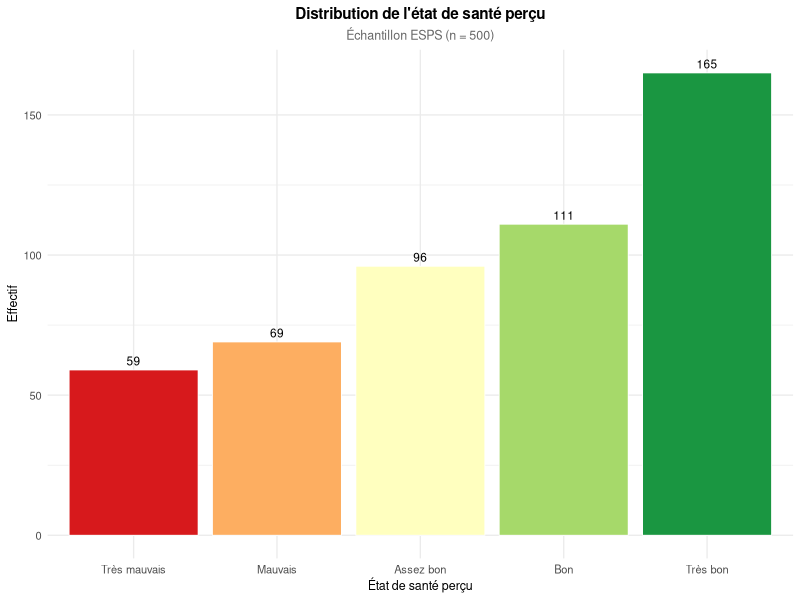
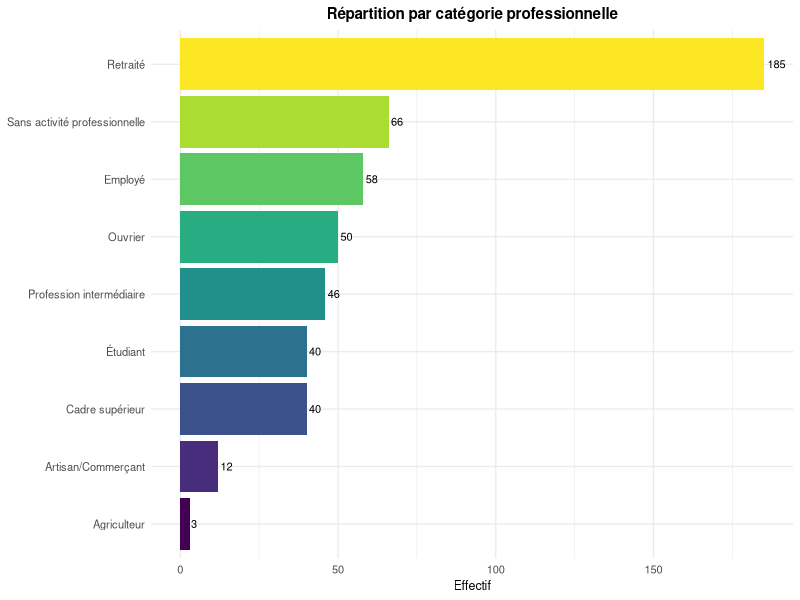
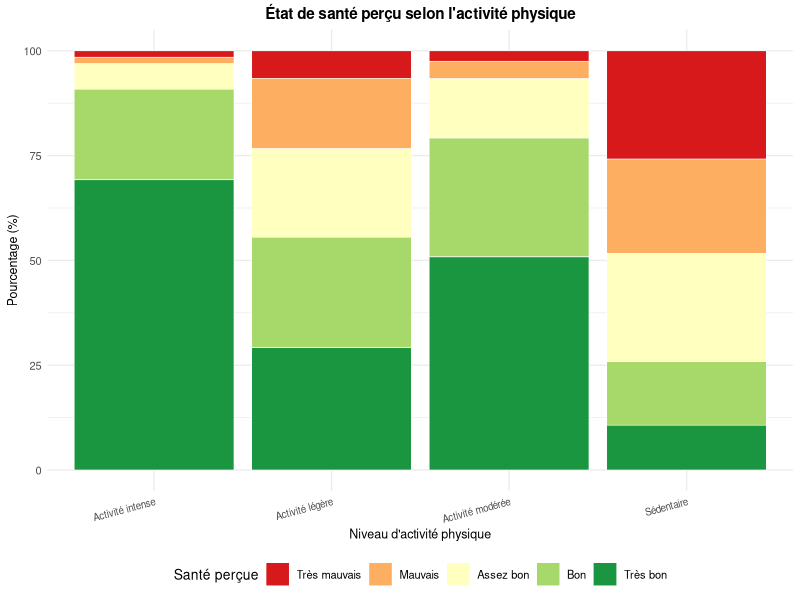
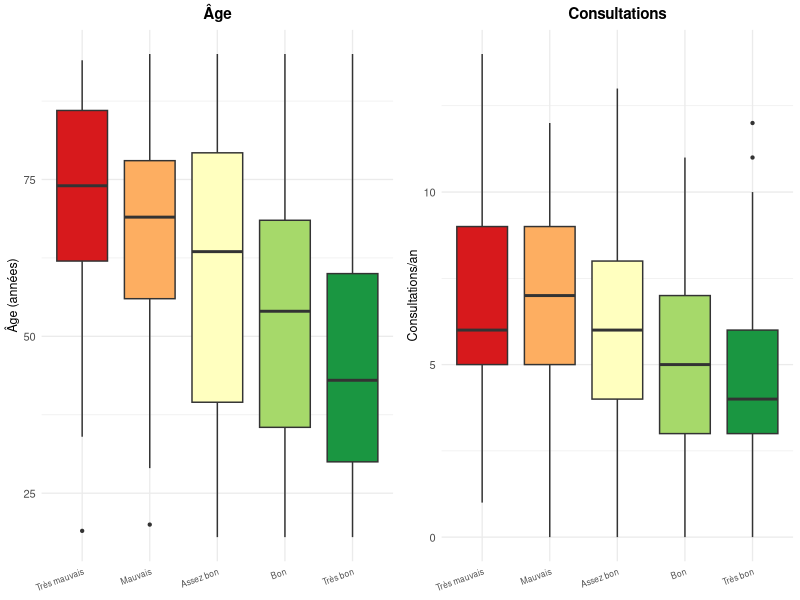
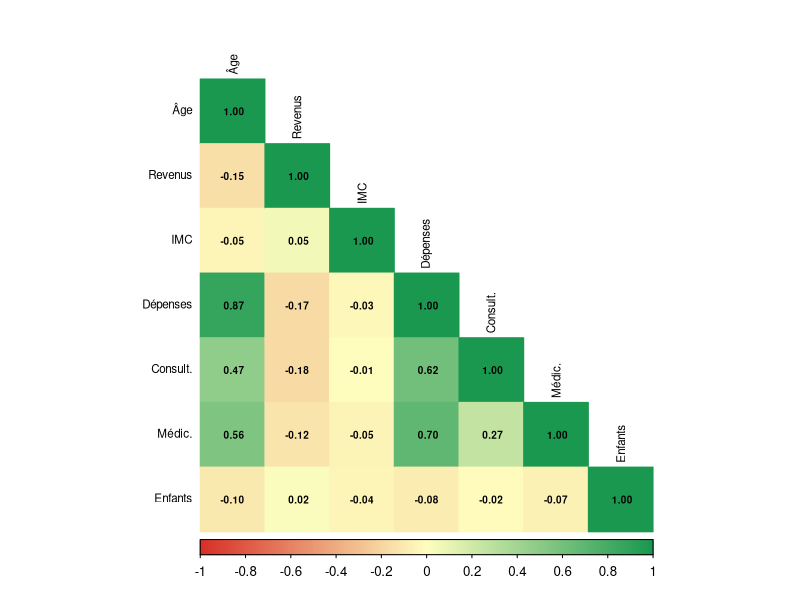
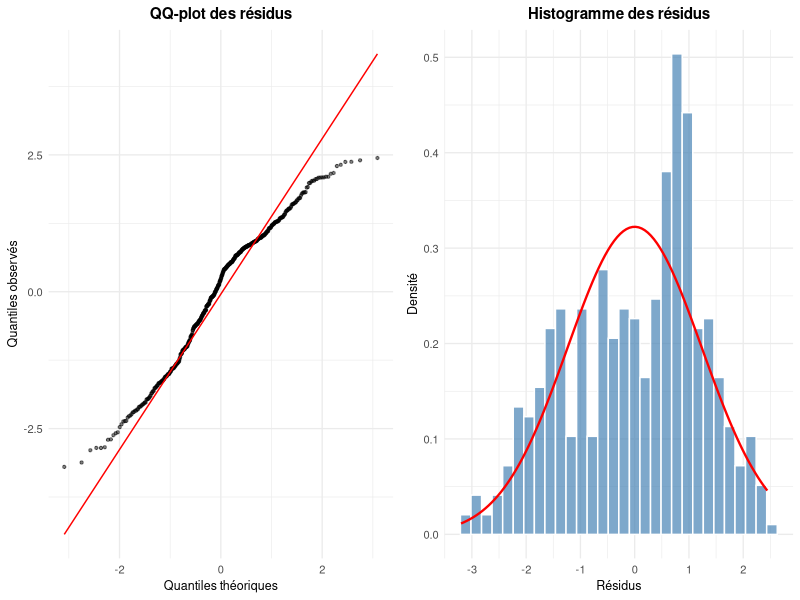
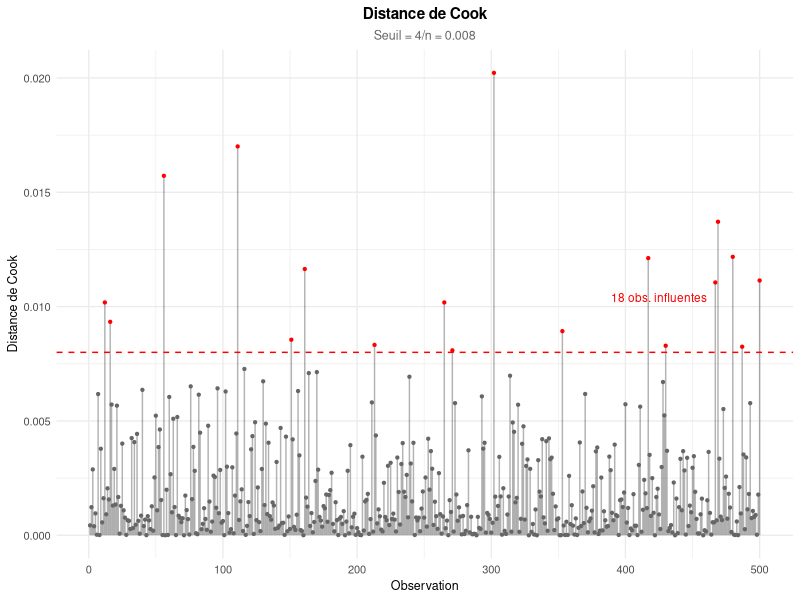
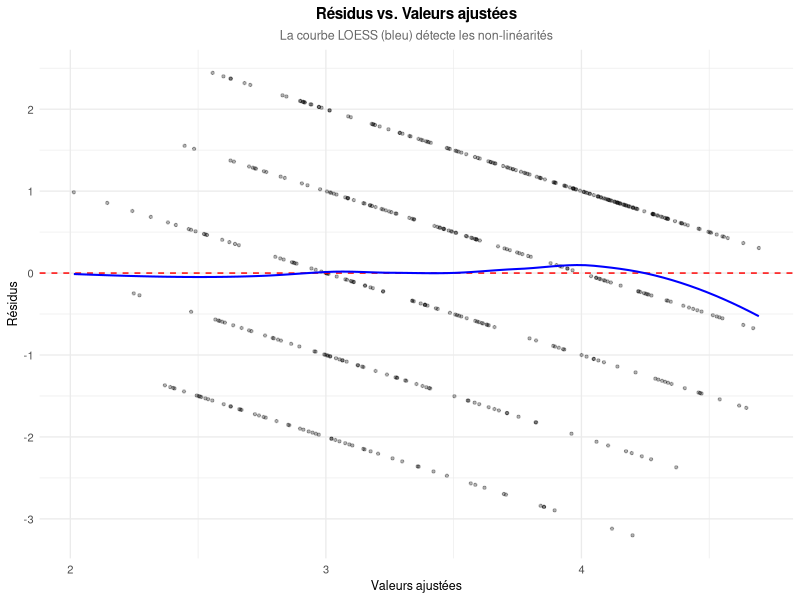

Generate these figures, in order, with R:
## ---- chunk 1
knitr::opts_chunk$set(
 echo = FALSE,
 message = FALSE,
 warning = FALSE,
 fig.align = "center",
 fig.width = 6.5,
 fig.height = 4,
 out.width = "90%",
 fig.pos = "H"
)

# ── Bibliothèques ──
library(dplyr)
library(tidyr)
library(ggplot2)
library(knitr)
library(kableExtra)
library(corrplot)
library(car)
library(MASS)
library(pROC)
library(lmtest)
library(scales)
library(emmeans)
library(gridExtra)

# ── Thème graphique cohérent ──
theme_sas <- theme_minimal(base_size = 10) +
 theme(
 plot.title = element_text(face = "bold", size = 11, hjust = 0.5),
 plot.subtitle = element_text(size = 9, hjust = 0.5, color = "grey40"),
 axis.title = element_text(size = 9),
 legend.position = "bottom"
 )
theme_set(theme_sas)

# ── Chargement des données ──
esps <- read.csv("../data/base_esps.csv", sep = ";",
 stringsAsFactors = TRUE, fileEncoding = "UTF-8")

# ── Recodage du score ordinal (identique au SAS) ──
esps$score_sante <- dplyr::case_when(
 esps$etat_sante_percu == "Très mauvais" ~ 1L,
 esps$etat_sante_percu == "Mauvais" ~ 2L,
 esps$etat_sante_percu == "Assez bon" ~ 3L,
 esps$etat_sante_percu == "Bon" ~ 4L,
 esps$etat_sante_percu == "Très bon" ~ 5L,
 TRUE ~ NA_integer_
)

# Reordonner la variable réponse
esps$etat_sante_percu <- factor(esps$etat_sante_percu,
 levels = c("Très mauvais", "Mauvais", "Assez bon", "Bon", "Très bon"),
 ordered = TRUE)

# Variable binaire
esps$sante_mauvaise <- ifelse(esps$score_sante <= 2, 1L, 0L)

# Recodages numériques
esps$hospit_num <- ifelse(esps$hospitalisation_12_mois == "Oui", 1, 0)
esps$handicap_num <- ifelse(esps$handicap_declare == "Oui", 1, 0)
esps$renoncement_num <- ifelse(esps$renoncement_soins_12_mois == "Oui", 1, 0)

n_obs <- nrow(esps)
## ---- chunk 2
freq_esp <- esps %>%
 count(etat_sante_percu,.drop = FALSE) %>%
 mutate(
 Pourcentage = round(n / sum(n) * 100, 1),
 Cum = cumsum(Pourcentage)
 ) %>%
 rename(`État de santé perçu` = etat_sante_percu,
 Effectif = n,
 `%` = Pourcentage,
 `% cumulé` = Cum)

kable(freq_esp, booktabs = TRUE, align = "lrrr",
 caption = "Distribution de la variable réponse — État de santé perçu.") %>%
 kable_styling(latex_options = c("hold_position"), font_size = 9) %>%
 footnote(general = "Lecture : la modalité la plus fréquente est « Très bon ». La distribution est asymétrique vers les catégories positives, conforme à la réalité épidémiologique française.")
## ---- chunk 3
ggplot(esps, aes(x = etat_sante_percu, fill = etat_sante_percu)) +
 geom_bar(color = "white", linewidth = 0.3) +
 geom_text(stat = "count", aes(label = after_stat(count)), vjust = -0.5, size = 3) +
 scale_fill_brewer(palette = "RdYlGn", direction = 1) +
 labs(x = "État de santé perçu", y = "Effectif",
 title = "Distribution de l'état de santé perçu",
 subtitle = paste0("Échantillon ESPS (n = ", n_obs, ")")) +
 theme(legend.position = "none")
## ---- chunk 4
vars_quant <- c("age", "revenus_mensuels_euros", "imc",
 "depenses_sante_annuelles_euros",
 "nombre_consultations_annuelles",
 "nombre_medicaments_reguliers", "nombre_enfants")
labels_quant <- c("Âge (années)", "Revenus mensuels (€)", "IMC (kg/m²)",
 "Dépenses santé annuelles (€)",
 "Consultations/an", "Médicaments réguliers", "Nombre d'enfants")

desc <- esps %>%
 summarise(across(all_of(vars_quant),
 list(Moy = ~round(mean(., na.rm=TRUE),1),
 ET = ~round(sd(., na.rm=TRUE),1),
 Med = ~round(median(., na.rm=TRUE),1),
 Min = ~round(min(., na.rm=TRUE),1),
 Max = ~round(max(., na.rm=TRUE),1)),
.names = "{.col}__{.fn}")) %>%
 pivot_longer(everything(), names_to = c("var","stat"), names_sep = "__") %>%
 pivot_wider(names_from = stat, values_from = value)
desc$Variable <- labels_quant

kable(desc[, c("Variable", "Moy", "ET", "Med", "Min", "Max")],
 booktabs = TRUE, align = "lrrrrr",
 col.names = c("Variable", "Moyenne", "Écart-type", "Médiane", "Min", "Max"),
 caption = "Statistiques descriptives des variables quantitatives.") %>%
 kable_styling(latex_options = c("hold_position", "scale_down"), font_size = 9)
## ---- chunk 5
tab_sexe <- esps %>% count(sexe) %>% mutate(`%` = round(n/sum(n)*100,1))
kable(tab_sexe, booktabs = TRUE, col.names = c("Sexe", "Effectif", "%"),
 caption = "Répartition par sexe .") %>%
 kable_styling(latex_options = "hold_position", font_size = 9)
## ---- chunk 6
esps %>%
 count(profession) %>%
 mutate(profession = reorder(profession, n)) %>%
 ggplot(aes(x = n, y = profession, fill = profession)) +
 geom_col(show.legend = FALSE) +
 geom_text(aes(label = n), hjust = -0.2, size = 2.8) +
 labs(x = "Effectif", y = NULL,
 title = "Répartition par catégorie professionnelle") +
 scale_fill_viridis_d(option = "D")
## ---- chunk 7
# Compute chi-square tests for all qualitative variables
vars_quali <- c("sexe", "profession", "niveau_education", "situation_familiale",
 "couverture_complementaire", "hospitalisation_12_mois",
 "tabagisme", "consommation_alcool", "activite_physique",
 "handicap_declare", "renoncement_soins_12_mois",
 "maladies_declarees")
labels_quali <- c("Sexe", "Profession", "Niveau d'éducation", "Situation familiale",
 "Couverture complémentaire", "Hospitalisation (12 mois)",
 "Tabagisme", "Consommation d'alcool", "Activité physique",
 "Handicap déclaré", "Renoncement aux soins (12 mois)",
 "Maladies déclarées")

chi2_results <- data.frame(Variable = labels_quali, stringsAsFactors = FALSE)
chi2_results$chi2 <- NA_real_
chi2_results$ddl <- NA_integer_
chi2_results$pval <- NA_real_

for (i in seq_along(vars_quali)) {
 tbl <- table(esps$etat_sante_percu, esps[[vars_quali[i]]])
 test <- chisq.test(tbl, simulate.p.value = (any(tbl < 5)))
 chi2_results$chi2[i] <- round(test$statistic, 2)
 chi2_results$ddl[i] <- test$parameter
 chi2_results$pval[i] <- test$p.value
}
chi2_results$Significativite <- ifelse(chi2_results$pval < 0.001, "***",
 ifelse(chi2_results$pval < 0.01, "**",
 ifelse(chi2_results$pval < 0.05, "*", "NS")))
chi2_results$pval_fmt <- ifelse(chi2_results$pval < 0.001, "< 0.001",
 format(round(chi2_results$pval, 4), nsmall = 4))

kable(chi2_results %>% dplyr::select(Variable, chi2, ddl, pval_fmt, Significativite),
 booktabs = TRUE,
 col.names = c("Variable croisée", "$\\chi^2$", "ddl", "p-value", "Signif."),
 escape = FALSE, align = "lrrrr",
 caption = "Synthèse des tests du $\\chi^2$ d'indépendance --- État de santé perçu $\\times$ variables qualitatives.") %>%
 kable_styling(latex_options = c("hold_position"), font_size = 8) %>%
 footnote(general = "Signif. : *** p < 0.001, ** p < 0.01, * p < 0.05, NS = non significatif.",
 general_title = "", escape = FALSE)
## ---- chunk 8
tbl_act <- table(esps$etat_sante_percu, esps$activite_physique)
prop_act <- round(prop.table(tbl_act, margin = 2) * 100, 1)

# Create a formatted table
df_act <- as.data.frame.matrix(tbl_act)
df_act$`État de santé` <- rownames(df_act)
df_act <- df_act %>% dplyr::select(`État de santé`, everything())

kable(df_act, booktabs = TRUE,
 caption = "Tableau croisé : État de santé perçu $\\times$ Activité physique (effectifs).",
 escape = FALSE) %>%
 kable_styling(latex_options = c("hold_position", "scale_down"), font_size = 8)
## ---- chunk 9
esps %>%
 count(activite_physique, etat_sante_percu) %>%
 group_by(activite_physique) %>%
 mutate(pct = n / sum(n) * 100) %>%
 ggplot(aes(x = activite_physique, y = pct, fill = etat_sante_percu)) +
 geom_col(color = "white", linewidth = 0.2) +
 scale_fill_brewer(palette = "RdYlGn", direction = 1, name = "Santé perçue") +
 labs(x = "Niveau d'activité physique", y = "Pourcentage (%)",
 title = "État de santé perçu selon l'activité physique") +
 theme(axis.text.x = element_text(angle = 15, hjust = 1, size = 7))
## ---- chunk 10
vars_q <- c("age", "revenus_mensuels_euros", "imc",
 "depenses_sante_annuelles_euros",
 "nombre_consultations_annuelles",
 "nombre_medicaments_reguliers")
labs_q <- c("Âge", "Revenus mensuels (€)", "IMC",
 "Dépenses de santé (€)", "Consultations/an", "Médicaments réguliers")

anova_res <- data.frame(Variable = labs_q, stringsAsFactors = FALSE)
anova_res$F_stat <- NA_real_
anova_res$pval <- NA_real_

for (i in seq_along(vars_q)) {
 mod <- aov(as.formula(paste(vars_q[i], "~ etat_sante_percu")), data = esps)
 s <- summary(mod)
 anova_res$F_stat[i] <- round(s[[1]]$`F value`[1], 2)
 anova_res$pval[i] <- s[[1]]$`Pr(>F)`[1]
}
anova_res$Signif <- ifelse(anova_res$pval < 0.001, "***",
 ifelse(anova_res$pval < 0.01, "**",
 ifelse(anova_res$pval < 0.05, "*", "NS")))
anova_res$pval_fmt <- ifelse(anova_res$pval < 0.001, "< 0.001",
 format(round(anova_res$pval, 4), nsmall = 4))

kable(anova_res %>% dplyr::select(Variable, F_stat, pval_fmt, Signif),
 booktabs = TRUE,
 col.names = c("Variable", "$F$", "p-value", "Signif."),
 escape = FALSE, align = "lrrr",
 caption = "Synthèse des ANOVA à un facteur --- Variables quantitatives selon l'état de santé perçu.") %>%
 kable_styling(latex_options = "hold_position", font_size = 9) %>%
 footnote(general = "*** p < 0.001, ** p < 0.01, * p < 0.05, NS = non significatif.",
 general_title = "", escape = FALSE)
## ---- chunk 11
p1 <- ggplot(esps, aes(x = etat_sante_percu, y = age, fill = etat_sante_percu)) +
 geom_boxplot(outlier.size = 0.8) +
 scale_fill_brewer(palette = "RdYlGn", direction = 1) +
 labs(x = NULL, y = "Âge (années)", title = "Âge") +
 theme(legend.position = "none", axis.text.x = element_text(angle = 20, hjust = 1, size = 6))

p2 <- ggplot(esps, aes(x = etat_sante_percu, y = nombre_consultations_annuelles,
 fill = etat_sante_percu)) +
 geom_boxplot(outlier.size = 0.8) +
 scale_fill_brewer(palette = "RdYlGn", direction = 1) +
 labs(x = NULL, y = "Consultations/an", title = "Consultations") +
 theme(legend.position = "none", axis.text.x = element_text(angle = 20, hjust = 1, size = 6))

gridExtra::grid.arrange(p1, p2, ncol = 2)
## ---- chunk 12
cor_vars <- c("age", "revenus_mensuels_euros", "imc",
 "depenses_sante_annuelles_euros",
 "nombre_consultations_annuelles",
 "nombre_medicaments_reguliers", "nombre_enfants")
cor_labs <- c("Âge", "Revenus (€)", "IMC", "Dépenses santé (€)",
 "Consultations/an", "Médicaments rég.", "Nb enfants")

sp_cor <- sapply(cor_vars, function(v) {
 ct <- cor.test(esps$score_sante, esps[[v]], method = "spearman", exact = FALSE)
 c(rho = ct$estimate, pval = ct$p.value)
})

sp_df <- data.frame(
 Variable = cor_labs,
 rho = round(sp_cor["rho.rho",], 3),
 pval = sp_cor["pval",],
 stringsAsFactors = FALSE
)
sp_df$Signif <- ifelse(sp_df$pval < 0.001, "***",
 ifelse(sp_df$pval < 0.01, "**",
 ifelse(sp_df$pval < 0.05, "*", "NS")))
sp_df$pval_fmt <- ifelse(sp_df$pval < 0.001, "< 0.001",
 format(round(sp_df$pval, 4), nsmall = 4))

kable(sp_df %>% dplyr::select(Variable, rho, pval_fmt, Signif),
 booktabs = TRUE,
 col.names = c("Variable", "$\\rho$ de Spearman", "p-value", "Signif."),
 escape = FALSE, align = "lrrr",
 caption = "Corrélations de Spearman entre le score de santé et les variables quantitatives.") %>%
 kable_styling(latex_options = "hold_position", font_size = 9) %>%
 footnote(general = "Un $\\rho$ négatif indique que la variable est associée à une dégradation de la santé perçue.",
 general_title = "", escape = FALSE)
## ---- chunk 13
mod_complet <- lm(score_sante ~ age + revenus_mensuels_euros +
 depenses_sante_annuelles_euros +
 nombre_consultations_annuelles +
 nombre_medicaments_reguliers + imc + nombre_enfants,
 data = esps)
s_comp <- summary(mod_complet)

coef_df <- as.data.frame(s_comp$coefficients)
coef_df$Variable <- c("Constante", "Âge", "Revenus (€)", "Dépenses santé (€)",
 "Consultations/an", "Médicaments rég.", "IMC", "Nb enfants")
coef_df$Signif <- ifelse(coef_df$`Pr(>|t|)` < 0.001, "***",
 ifelse(coef_df$`Pr(>|t|)` < 0.01, "**",
 ifelse(coef_df$`Pr(>|t|)` < 0.05, "*", "")))

kable(coef_df %>% dplyr::select(Variable, Estimate, `Std. Error`, `t value`, `Pr(>|t|)`, Signif) %>%
 mutate(across(c(Estimate, `Std. Error`, `t value`), ~round(., 4)),
 `Pr(>|t|)` = ifelse(`Pr(>|t|)` < 0.001, "< 0.001",
 format(round(`Pr(>|t|)`, 4), nsmall = 4))),
 booktabs = TRUE, escape = FALSE,
 col.names = c("Variable", "$\\hat{\\beta}$", "Erreur std.", "$t$", "p-value", ""),
 align = "lrrrrl",
 caption = paste0("Régression linéaire multiple --- Modèle complet ($R^2$ = ",
 round(s_comp$r.squared, 4), ", $R^2$ ajusté = ",
 round(s_comp$adj.r.squared, 4),
 ").")) %>%
 kable_styling(latex_options = c("hold_position"), font_size = 8)
## ---- chunk 14
mod_reduit <- lm(score_sante ~ age + nombre_consultations_annuelles +
 nombre_medicaments_reguliers, data = esps)
s_red <- summary(mod_reduit)

coef_red <- as.data.frame(s_red$coefficients)
coef_red$Variable <- c("Constante", "Âge", "Consultations/an", "Médicaments rég.")
coef_red$Signif <- ifelse(coef_red$`Pr(>|t|)` < 0.001, "***",
 ifelse(coef_red$`Pr(>|t|)` < 0.01, "**",
 ifelse(coef_red$`Pr(>|t|)` < 0.05, "*", "")))

kable(coef_red %>% dplyr::select(Variable, Estimate, `Std. Error`, `t value`, `Pr(>|t|)`, Signif) %>%
 mutate(across(c(Estimate, `Std. Error`, `t value`), ~round(., 4)),
 `Pr(>|t|)` = ifelse(`Pr(>|t|)` < 0.001, "< 0.001",
 format(round(`Pr(>|t|)`, 4), nsmall = 4))),
 booktabs = TRUE, escape = FALSE,
 col.names = c("Variable", "$\\hat{\\beta}$", "Erreur std.", "$t$", "p-value", ""),
 align = "lrrrrl",
 caption = paste0("Régression linéaire --- Modèle réduit ($R^2_{adj}$ = ",
 round(s_red$adj.r.squared, 4),
 ").")) %>%
 kable_styling(latex_options = "hold_position", font_size = 9)
## ---- chunk 15
vif_vals <- car::vif(mod_complet)
vif_df <- data.frame(
 Variable = c("Âge", "Revenus (€)", "Dépenses santé (€)",
 "Consultations/an", "Médicaments rég.", "IMC", "Nb enfants"),
 VIF = round(vif_vals, 2),
 Tolerance = round(1 / vif_vals, 3),
 stringsAsFactors = FALSE
)
vif_df$Diagnostic <- ifelse(vif_df$VIF > 10, "Problématique",
 ifelse(vif_df$VIF > 5, "Modérée", "Acceptable"))

kable(vif_df, booktabs = TRUE,
 col.names = c("Variable", "VIF", "Tolérance", "Diagnostic"),
 caption = "Diagnostics de colinéarité --- VIF et Tolérance.") %>%
 kable_styling(latex_options = "hold_position", font_size = 9)
## ---- chunk 16
cor_mat <- cor(esps[, c("age", "revenus_mensuels_euros", "imc",
 "depenses_sante_annuelles_euros",
 "nombre_consultations_annuelles",
 "nombre_medicaments_reguliers", "nombre_enfants")],
 use = "complete.obs")
colnames(cor_mat) <- c("Âge", "Revenus", "IMC", "Dépenses", "Consult.", "Médic.", "Enfants")
rownames(cor_mat) <- colnames(cor_mat)
corrplot(cor_mat, method = "color", type = "lower", addCoef.col = "black",
 tl.col = "black", tl.cex = 0.7, number.cex = 0.6,
 col = colorRampPalette(c("#D73027","#FFFFBF","#1A9850"))(200),
 title = "", mar = c(0,0,1,0))
## ---- chunk 17
# Forward selection
null_mod <- lm(score_sante ~ 1, data = esps)
full_mod <- lm(score_sante ~ age + revenus_mensuels_euros +
 depenses_sante_annuelles_euros + nombre_consultations_annuelles +
 nombre_medicaments_reguliers + imc + nombre_enfants, data = esps)

fwd <- step(null_mod, scope = list(lower = null_mod, upper = full_mod),
 direction = "forward", trace = 0)
bwd <- step(full_mod, direction = "backward", trace = 0)
both <- step(null_mod, scope = list(lower = null_mod, upper = full_mod),
 direction = "both", trace = 0)

sel_df <- data.frame(
 Méthode = c("Forward", "Backward", "Stepwise"),
 `Variables retenues` = c(
 paste(setdiff(names(coef(fwd)), "(Intercept)"), collapse = ", "),
 paste(setdiff(names(coef(bwd)), "(Intercept)"), collapse = ", "),
 paste(setdiff(names(coef(both)), "(Intercept)"), collapse = ", ")
 ),
 AIC = c(AIC(fwd), AIC(bwd), AIC(both)),
 `R2 ajusté` = c(summary(fwd)$adj.r.squared,
 summary(bwd)$adj.r.squared,
 summary(both)$adj.r.squared),
 stringsAsFactors = FALSE
)
sel_df$AIC <- round(sel_df$AIC, 1)
sel_df$`R2 ajusté` <- round(sel_df$`R2.ajusté`, 4)

kable(sel_df %>% dplyr::select(Méthode, Variables.retenues, AIC, R2.ajusté),
 booktabs = TRUE,
 col.names = c("Méthode", "Variables retenues", "AIC", "$R^2$ ajusté"),
 escape = FALSE,
 caption = "Synthèse de la sélection de variables --- Forward, Backward, Stepwise.") %>%
 kable_styling(latex_options = c("hold_position", "scale_down"), font_size = 8)
## ---- chunk 18
# Modèle retenu pour validation
mod_val <- lm(score_sante ~ age + nombre_consultations_annuelles +
 nombre_medicaments_reguliers, data = esps)
esps$resid <- residuals(mod_val)
esps$yhat <- fitted(mod_val)
esps$rstud <- rstudent(mod_val)
esps$cooksd <- cooks.distance(mod_val)
esps$lev <- hatvalues(mod_val)
## ---- chunk 19
p_qq <- ggplot(esps, aes(sample = resid)) +
 stat_qq(size = 0.8, alpha = 0.5) + stat_qq_line(color = "red") +
 labs(x = "Quantiles théoriques", y = "Quantiles observés",
 title = "QQ-plot des résidus")

p_hist <- ggplot(esps, aes(x = resid)) +
 geom_histogram(aes(y = after_stat(density)), bins = 30,
 fill = "steelblue", color = "white", alpha = 0.7) +
 stat_function(fun = dnorm, args = list(mean = 0, sd = sd(esps$resid)),
 color = "red", linewidth = 0.8) +
 labs(x = "Résidus", y = "Densité", title = "Histogramme des résidus")

gridExtra::grid.arrange(p_qq, p_hist, ncol = 2)
## ---- chunk 20
sw <- shapiro.test(esps$resid)
cat(paste0("**Test de Shapiro-Wilk** : $W$ = ",
 round(sw$statistic, 4), ", p-value = ",
 ifelse(sw$p.value < 0.001, "< 0.001",
 format(round(sw$p.value, 4), nsmall = 4)), ".\n\n"))
## ---- chunk 21
dw <- lmtest::dwtest(mod_val)
cat(paste0("**Test de Durbin-Watson** (Durbin-Watson) : $d$ = ",
 round(dw$statistic, 4), ", p-value = ",
 format(round(dw$p.value, 4), nsmall = 4), ". ",
 ifelse(dw$p.value > 0.05,
 "L'hypothèse d'indépendance des résidus **n'est pas rejetée**.",
 "L'hypothèse d'indépendance des résidus est rejetée --- prudence requise."), "\n\n"))
## ---- chunk 22
bp <- lmtest::bptest(mod_val)
cat(paste0("**Test de White** (test de White) : Statistique = ",
 round(bp$statistic, 4), ", p-value = ",
 format(round(bp$p.value, 4), nsmall = 4), ". ",
 ifelse(bp$p.value > 0.05,
 "L'hypothèse d'homoscédasticité **n'est pas rejetée**.",
 "Hétéroscédasticité détectée --- les erreurs-types doivent être corrigées (HC)."), "\n\n"))
## ---- chunk 23
seuil_cook <- 4 / n_obs
ggplot(esps, aes(x = seq_len(n_obs), y = cooksd)) +
 geom_segment(aes(xend = seq_len(n_obs), yend = 0), alpha = 0.3) +
 geom_point(aes(color = cooksd > seuil_cook), size = 0.8) +
 geom_hline(yintercept = seuil_cook, color = "red", linetype = "dashed") +
 scale_color_manual(values = c("grey40", "red"), guide = "none") +
 labs(x = "Observation", y = "Distance de Cook",
 title = "Distance de Cook",
 subtitle = paste0("Seuil = 4/n = ", round(seuil_cook, 4))) +
 annotate("text", x = n_obs * 0.85, y = seuil_cook * 1.3,
 label = paste0(sum(esps$cooksd > seuil_cook), " obs. influentes"),
 color = "red", size = 3)
## ---- chunk 24
ggplot(esps, aes(x = yhat, y = resid)) +
 geom_point(alpha = 0.3, size = 0.8) +
 geom_hline(yintercept = 0, color = "red", linetype = "dashed") +
 geom_smooth(method = "loess", se = FALSE, color = "blue", linewidth = 0.7) +
 labs(x = "Valeurs ajustées", y = "Résidus",
 title = "Résidus vs. Valeurs ajustées",
 subtitle = "La courbe LOESS (bleu) détecte les non-linéarités")
## ---- chunk 25
mod_ancova <- lm(score_sante ~ age + nombre_consultations_annuelles +
 nombre_medicaments_reguliers +
 sexe + hospitalisation_12_mois +
 activite_physique + handicap_declare, data = esps)
anova_III <- car::Anova(mod_ancova, type = "III")

anova_df <- as.data.frame(anova_III)
anova_df$Source <- rownames(anova_df)
anova_df <- anova_df %>% filter(Source != "Residuals")
anova_df$Signif <- ifelse(anova_df$`Pr(>F)` < 0.001, "***",
 ifelse(anova_df$`Pr(>F)` < 0.01, "**",
 ifelse(anova_df$`Pr(>F)` < 0.05, "*", "")))

labs_ancova <- c("(Constante)", "Âge", "Consultations/an", "Médicaments rég.",
 "Sexe", "Hospitalisation", "Activité physique", "Handicap déclaré")

kable(data.frame(
 Source = labs_ancova,
 `SS III` = round(anova_df$`Sum Sq`, 2),
 `F` = round(anova_df$`F value`, 2),
 `p-value` = ifelse(anova_df$`Pr(>F)` < 0.001, "< 0.001",
 format(round(anova_df$`Pr(>F)`, 4), nsmall = 4)),
 Signif = anova_df$Signif,
 check.names = FALSE
),
 booktabs = TRUE, escape = FALSE,
 col.names = c("Source", "SS (Type III)", "$F$", "p-value", ""),
 align = "lrrrr",
 caption = "Table ANOVA de Type III --- ANCOVA.") %>%
 kable_styling(latex_options = "hold_position", font_size = 9)
## ---- chunk 26
emm_act <- emmeans(mod_ancova, "activite_physique")
emm_df <- as.data.frame(emm_act)
emm_df$activite_physique <- as.character(emm_df$activite_physique)

kable(emm_df %>% dplyr::select(activite_physique, emmean, SE, lower.CL, upper.CL) %>%
 mutate(across(c(emmean, SE, lower.CL, upper.CL), ~round(., 3))),
 booktabs = TRUE,
 col.names = c("Activité physique", "Moyenne marginale", "Erreur std.", "IC inf.", "IC sup."),
 caption = "Moyennes marginales du score de santé selon l'activité physique, ajustées sur l'âge, les consultations et les médicaments (LSMEANS).") %>%
 kable_styling(latex_options = "hold_position", font_size = 9)
## ---- chunk 27
emm_df2 <- as.data.frame(emm_act)
ggplot(emm_df2, aes(x = reorder(activite_physique, emmean), y = emmean)) +
 geom_point(size = 3, color = "steelblue") +
 geom_errorbar(aes(ymin = lower.CL, ymax = upper.CL), width = 0.2, color = "steelblue") +
 coord_flip() +
 labs(x = NULL, y = "Score de santé moyen (ajusté)",
 title = "Moyennes marginales : Activité physique",
 subtitle = "Ajustées sur âge, consultations, médicaments, sexe, etc.")
## ---- chunk 28
mod_ord <- MASS::polr(etat_sante_percu ~ age + nombre_consultations_annuelles +
 nombre_medicaments_reguliers + sexe +
 hospitalisation_12_mois + activite_physique +
 handicap_declare,
 data = esps, Hess = TRUE)
s_ord <- summary(mod_ord)

coef_ord <- as.data.frame(s_ord$coefficients)
coef_ord$Variable <- rownames(coef_ord)
coef_ord$z_value <- coef_ord$Value / coef_ord$`Std. Error`
coef_ord$p_value <- 2 * pnorm(abs(coef_ord$z_value), lower.tail = FALSE)
coef_ord$Signif <- ifelse(coef_ord$p_value < 0.001, "***",
 ifelse(coef_ord$p_value < 0.01, "**",
 ifelse(coef_ord$p_value < 0.05, "*", "")))
coef_ord$OR <- round(exp(coef_ord$Value), 3)

# Separate coefficients and intercepts
n_coef <- length(s_ord$coefficients[,1]) - length(s_ord$zeta)
coef_main <- coef_ord[1:n_coef, ]

labs_ord <- c("Âge", "Consultations/an", "Médicaments rég.",
 "Sexe (Femme vs Homme)", "Hospitalisation (Oui vs Non)",
 "Activité : Légère vs Sédentaire", "Activité : Modérée vs Sédentaire",
 "Activité : Intense vs Sédentaire", "Handicap (Oui vs Non)")
if(nrow(coef_main) <= length(labs_ord)) {
 coef_main$Label <- labs_ord[1:nrow(coef_main)]
} else {
 coef_main$Label <- coef_main$Variable
}

kable(coef_main %>% dplyr::select(Label, Value, `Std. Error`, z_value, p_value, OR, Signif) %>%
 mutate(Value = round(Value, 4), `Std. Error` = round(`Std. Error`, 4),
 z_value = round(z_value, 2),
 p_value = ifelse(p_value < 0.001, "< 0.001",
 format(round(p_value, 4), nsmall = 4))),
 booktabs = TRUE, escape = FALSE,
 col.names = c("Variable", "$\\hat{\\beta}$", "Erreur std.", "$z$", "p-value", "OR", ""),
 align = "lrrrrrl",
 caption = "Régression logistique ordinale (cotes proportionnelles) --- Modèle réduit.") %>%
 kable_styling(latex_options = c("hold_position", "scale_down"), font_size = 8) %>%
 footnote(general = "OR = Odds Ratio = $e^{\\hat{\\beta}}$. Un OR < 1 indique une probabilité plus faible d'être dans une catégorie supérieure de santé.",
 general_title = "", escape = FALSE)
## ---- chunk 29
mod_bin <- glm(sante_mauvaise ~ age + nombre_consultations_annuelles +
 nombre_medicaments_reguliers + sexe +
 hospitalisation_12_mois + activite_physique +
 handicap_declare,
 data = esps, family = binomial)
s_bin <- summary(mod_bin)

coef_bin <- as.data.frame(s_bin$coefficients)
coef_bin$Variable <- rownames(coef_bin)
coef_bin$OR <- round(exp(coef_bin$Estimate), 3)
coef_bin$Signif <- ifelse(coef_bin$`Pr(>|z|)` < 0.001, "***",
 ifelse(coef_bin$`Pr(>|z|)` < 0.01, "**",
 ifelse(coef_bin$`Pr(>|z|)` < 0.05, "*", "")))

kable(coef_bin %>% dplyr::select(Variable, Estimate, `Std. Error`, `z value`, `Pr(>|z|)`, OR, Signif) %>%
 mutate(Estimate = round(Estimate, 4), `Std. Error` = round(`Std. Error`, 4),
 `z value` = round(`z value`, 2),
 `Pr(>|z|)` = ifelse(`Pr(>|z|)` < 0.001, "< 0.001",
 format(round(`Pr(>|z|)`, 4), nsmall = 4))),
 booktabs = TRUE, escape = FALSE,
 col.names = c("Variable", "$\\hat{\\beta}$", "Err. std.", "$z$", "p-value", "OR", ""),
 align = "lrrrrrl",
 caption = "Régression logistique binaire --- Coefficients et Odds Ratios.") %>%
 kable_styling(latex_options = c("hold_position", "scale_down"), font_size = 7)
## ---- chunk 30
pred_prob <- predict(mod_bin, type = "response")
roc_obj <- pROC::roc(esps$sante_mauvaise, pred_prob, quiet = TRUE)
auc_val <- round(pROC::auc(roc_obj), 3)

ggroc(roc_obj, color = "steelblue", linewidth = 0.8) +
 geom_abline(intercept = 1, slope = 1, linetype = "dashed", color = "grey50") +
 annotate("text", x = 0.35, y = 0.25,
 label = paste0("AUC = ", auc_val),
 size = 4.5, fontface = "bold", color = "steelblue") +
 labs(x = "Spécificité", y = "Sensibilité",
 title = "Courbe ROC — Modèle logistique binaire",
 subtitle = "Bonne vs. Mauvaise santé perçue")
## ---- chunk 31
pred_class <- ifelse(pred_prob > 0.5, 1, 0)
conf_mat <- table(Observé = esps$sante_mauvaise, Prédit = pred_class)

accuracy <- sum(diag(conf_mat)) / sum(conf_mat)
sensitivity <- if(nrow(conf_mat) >= 2 && ncol(conf_mat) >= 2) conf_mat[2,2] / sum(conf_mat[2,]) else NA
specificity <- conf_mat[1,1] / sum(conf_mat[1,])

kable(conf_mat, booktabs = TRUE,
 caption = "Matrice de confusion --- Modèle logistique binaire, seuil = 0.5.") %>%
 kable_styling(latex_options = "hold_position", font_size = 9)
## ---- chunk 32
metrics_df <- data.frame(
 Métrique = c("Exactitude (Accuracy)", "Sensibilité", "Spécificité"),
 Valeur = c(round(accuracy, 3),
 round(ifelse(is.na(sensitivity), 0, sensitivity), 3),
 round(specificity, 3))
)

kable(metrics_df, booktabs = TRUE,
 caption = "Métriques de classification du modèle logistique binaire.") %>%
 kable_styling(latex_options = "hold_position", font_size = 9)
